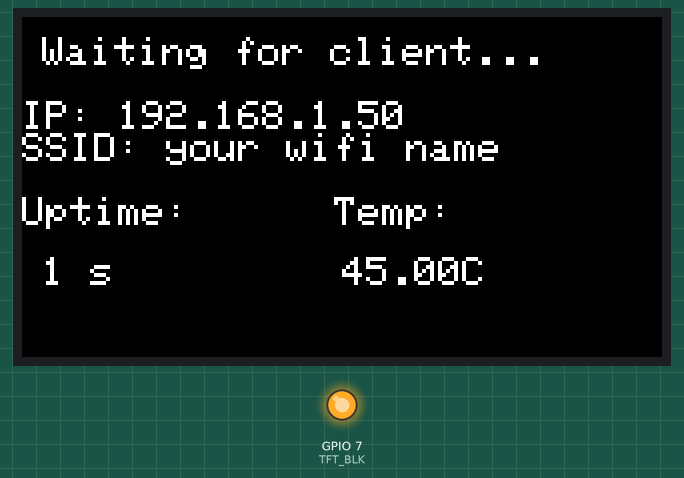
This sketch was run on a simulated Seeed XIAO ESP32-C3. Shown: 320×170 colour display, output pins drawn as LEDs (lit = HIGH). WiFi joins after 1.5 s; servers stay silent unless stated; what the sketch prints to the serial monitor is not drawn.

Above: at 1.8 s.
At 5.8 s:
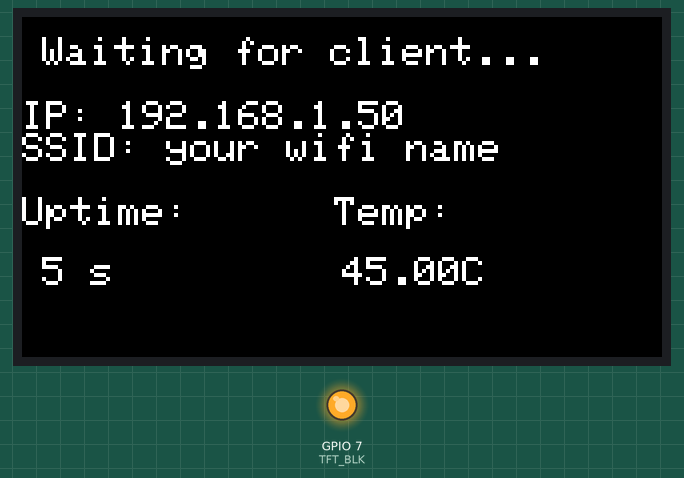
At 9.9 s:
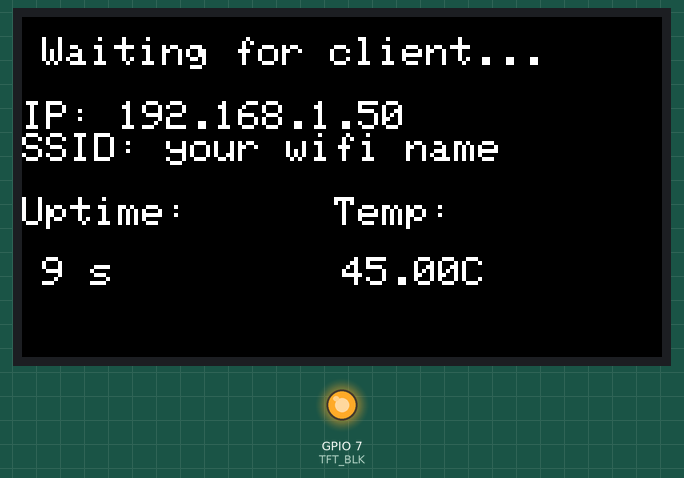
At 19.9 s:
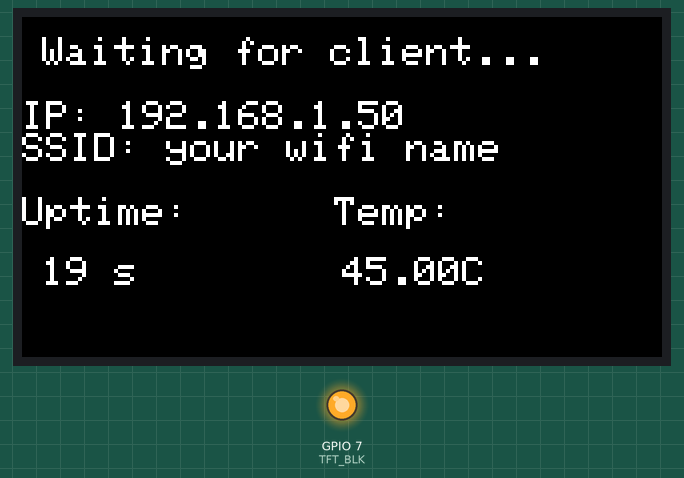
At 30.0 s:
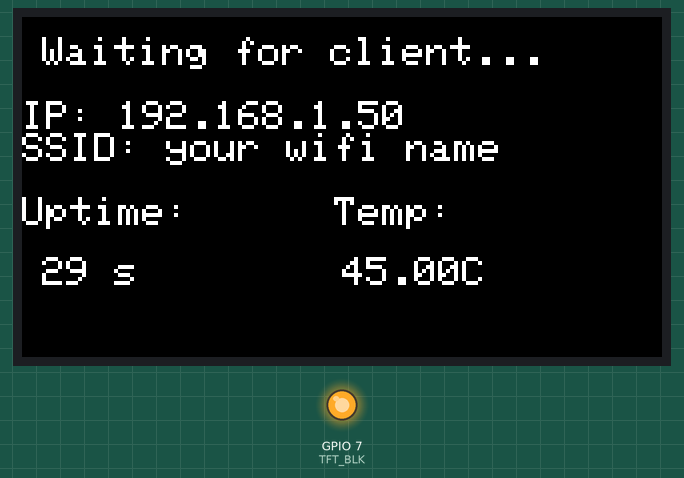
At 39.1 s:
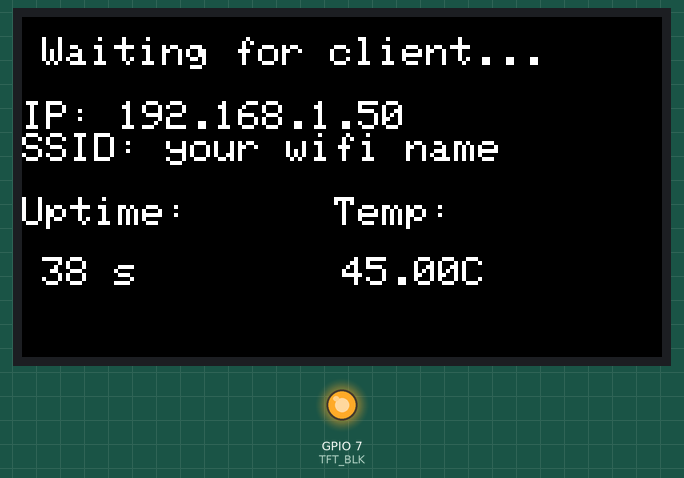

Measured:
- what the display in image 0 shows lasts 1.0 s, from 1.8 s to 2.8 s

The sketch:

esp32_tftScreen_WiFi_RGB565.ino
```cpp
#include <WiFi.h>
#include <ESPmDNS.h>
#include <HTTPClient.h>
#include <Adafruit_GFX.h>
#include <Adafruit_ST7789.h>
#include <SPI.h>

// Pinouts:
// - Note, you dont need to define the pins for SPI, unless you use non-default ones.

// GENERIC ESP32 S3 Supermini (NOT C3).
// Check YOUR board's silkscreen; SuperMini variants differ.
//
// BLK (LED)  = GPIO 3
// CS         = GPIO 10
// DC         = GPIO  4
// RST        = GPIO  5
// SDA/MOSI   = GPIO 11  (SPI MOSI default)
// SCL/SCK    = GPIO 12  (SPI SCK  default)

// XIAO ESP32C3:
// mosi / sda connected to D10 (GPIO10 default xiao)
// miso NC (not connected)
// scl / sck connected to D8 (GPIO8 default xiao)
#define TFT_CS   6 // GPIO6 (D4)
#define TFT_DC   2 // GPIO2 (D0)
#define TFT_RST  3 // GPIO3 (D1)
#define TFT_BLK  7 // GPIO7 (D5)


#define WIDTH    170
#define HEIGHT   320
#define PORT     12345


// for idle display screen
unsigned long lastStatusUpdate = 0;
unsigned long startTime = millis();
bool statusScreenDrawn = false;


Adafruit_ST7789 tft = Adafruit_ST7789(TFT_CS, TFT_DC, TFT_RST);
uint16_t frameBuffer[WIDTH * HEIGHT] = {};


// WIFI Credentials
const char* ssid = "your wifi name";
const char* password = "password";

WiFiServer server(PORT);

void setup() {
  Serial.begin(115200);

  pinMode(TFT_BLK, OUTPUT);
  digitalWrite(TFT_BLK, HIGH);

  SPI.begin();
  SPI.setFrequency(40000000);

  tft.init(WIDTH, HEIGHT);
  tft.setRotation(0);
  tft.fillScreen(ST77XX_BLACK);

  WiFi.begin(ssid, password);
  Serial.print("Connecting to Wi-Fi");

  unsigned long start = millis();
  while (WiFi.status() != WL_CONNECTED) {
    delay(500);
    Serial.print(".");
    if (millis() - start > 10000) {          // 10-second timeout
      Serial.println("\nWi-Fi connect failed, rebooting...");
      ESP.restart();                         // soft reset
    }
  }

  String mDNSMessage = "";

  if (MDNS.begin("esp32display")) {
    Serial.println("mDNS responder started");
    mDNSMessage = "mDNS Successful, @esp32display.local";
  } else {
    Serial.println("mDNS responder failed to start");
    mDNSMessage = "mDNS failed to start, reboot or use IP instead";
  }

  Serial.print("IP: ");
  Serial.println(WiFi.localIP());

  server.begin();
  server.setNoDelay(true); // Disable Nagle's algorithm

  Serial.println("TCP server started");
}

void loop() {
  WiFiClient client = server.available();
  if (!client) {
    if (!statusScreenDrawn) {
      drawStatusStatic();
    }

    if (millis() - lastStatusUpdate > 1000) {
      updateStatusDynamic();
      lastStatusUpdate = millis();
    }

    return;
  }


  Serial.println("Client connected");
  tft.setRotation(0);
  statusScreenDrawn = false;

  client.setNoDelay(true);
  client.setTimeout(100);

  uint8_t buffer[2048];
  size_t totalBytes = WIDTH * HEIGHT * 2;

  while (client.connected()) {
    size_t receivedBytes = 0;
    unsigned long frameStart = millis();

    // Start display write ONCE per frame
    tft.startWrite();
    tft.setAddrWindow(0, 0, WIDTH, HEIGHT);

    while (receivedBytes < totalBytes) {
      // Check connection more frequently
      if (!client.connected()) break;

      int available = client.available();
      if (available > 0) {
        size_t remaining = totalBytes - receivedBytes;
        size_t chunkSize = min((size_t)2048, remaining);
        chunkSize = min(chunkSize, (size_t)available); // Don't read more than available

        int len = client.readBytes(buffer, chunkSize);
        if (len <= 0) break;

        // Write directly to display
        tft.writePixels((uint16_t*)buffer, len / 2, true, false);

        receivedBytes += len;
        frameStart = millis(); // Reset timeout on each successful read
      }
      else {
        // Allow time for more data to arrive, but don't block forever
        if (millis() - frameStart > 2000) { // 2 second timeout per frame
          Serial.println("Frame timeout");
          break;
        }
        delay(1); // Small delay to prevent tight polling
      }
    }

    tft.endWrite();

    // If we didn't get a complete frame, disconnect
    if (receivedBytes < totalBytes) {
      Serial.printf("Incomplete frame: %d/%d bytes\n", receivedBytes, totalBytes);
      client.stop();
      break;
    }
  }

  Serial.println("Client disconnected");
  tft.fillScreen(ST77XX_BLACK);
}


void drawStatusStatic() {
  tft.setRotation(3);   // landscape for status screen

  tft.fillScreen(ST77XX_BLACK);

  tft.setTextColor(ST77XX_WHITE);
  tft.setTextSize(2);

  tft.setCursor(10,10);
  tft.println("Waiting for client...");
  tft.println();

  tft.print("IP: ");
  tft.println(WiFi.localIP());

  tft.print("SSID: ");
  tft.println(WiFi.SSID());

  tft.println();
  tft.println("Uptime:      Temp:");
  tft.println();

  statusScreenDrawn = true;
}

void updateStatusDynamic() {

  tft.setTextColor(ST77XX_WHITE, ST77XX_BLACK); // overwrite cleanly
  tft.setCursor(10, 120);

  tft.print((millis() - startTime)/1000);
  tft.print(" s   "); // extra spaces clears old digits

  float ESPtemperature = round(temperatureRead());
  tft.setCursor(160, 120);
  tft.print(ESPtemperature);
  tft.println("C");
}
```
